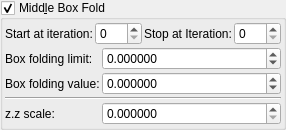
    <widget class="MyGroupBox" name="groupCheck_transf_function_enabledBx_false">
     <property name="title">
      <string>Midd&amp;le Box Fold</string>
     </property>
     <property name="checkable">
      <bool>true</bool>
     </property>
     <layout class="QVBoxLayout" name="verticalLayout_11" stretch="0,0">
      <property name="spacing">
       <number>2</number>
      </property>
      <property name="leftMargin">
       <number>2</number>
      </property>
      <property name="topMargin">
       <number>2</number>
      </property>
      <property name="rightMargin">
       <number>2</number>
      </property>
      <property name="bottomMargin">
       <number>2</number>
      </property>
      <item>
       <layout class="QGridLayout" name="gridLayout_3">
        <property name="spacing">
         <number>2</number>
        </property>
        <item row="0" column="1">
         <widget class="MySpinBox" name="spinboxInt_transf_start_iterations_A">
          <property name="sizePolicy">
           <sizepolicy hsizetype="Minimum" vsizetype="Maximum">
            <horstretch>0</horstretch>
            <verstretch>0</verstretch>
           </sizepolicy>
          </property>
          <property name="minimum">
           <number>0</number>
          </property>
          <property name="maximum">
           <number>999</number>
          </property>
          <property name="value">
           <number>0</number>
          </property>
         </widget>
        </item>
        <item row="0" column="0">
         <widget class="QLabel" name="label_56">
          <property name="text">
           <string>Start at iteration:</string>
          </property>
         </widget>
        </item>
        <item row="0" column="2">
         <widget class="QLabel" name="label_57">
          <property name="text">
           <string>Stop at Iteration:</string>
          </property>
         </widget>
        </item>
        <item row="0" column="3">
         <widget class="MySpinBox" name="spinboxInt_transf_stop_iterations_A">
          <property name="sizePolicy">
           <sizepolicy hsizetype="Minimum" vsizetype="Maximum">
            <horstretch>0</horstretch>
            <verstretch>0</verstretch>
           </sizepolicy>
          </property>
          <property name="maximum">
           <number>999</number>
          </property>
         </widget>
        </item>
       </layout>
      </item>
      <item>
       <layout class="QGridLayout" name="gridLayout_13" columnstretch="0,1">
        <property name="spacing">
         <number>2</number>
        </property>
        <item row="3" column="0">
         <widget class="QLabel" name="label_59">
          <property name="text">
           <string>z.z scale:</string>
          </property>
         </widget>
        </item>
        <item row="3" column="1">
         <widget class="MyDoubleSpinBox" name="spinbox_transf_scale_1">
          <property name="sizePolicy">
           <sizepolicy hsizetype="Minimum" vsizetype="Maximum">
            <horstretch>0</horstretch>
            <verstretch>0</verstretch>
           </sizepolicy>
          </property>
          <property name="prefix">
           <string/>
          </property>
          <property name="suffix">
           <string/>
          </property>
          <property name="decimals">
           <number>6</number>
          </property>
          <property name="minimum">
           <double>0.000000000000000</double>
          </property>
          <property name="maximum">
           <double>9.999000000000001</double>
          </property>
          <property name="singleStep">
           <double>0.100000000000000</double>
          </property>
         </widget>
        </item>
        <item row="2" column="0" colspan="2">
         <widget class="Line" name="line_22">
          <property name="orientation">
           <enum>Qt::Horizontal</enum>
          </property>
         </widget>
        </item>
        <item row="0" column="1">
         <widget class="MyDoubleSpinBox" name="spinbox_mandelbox_folding_limit">
          <property name="sizePolicy">
           <sizepolicy hsizetype="Minimum" vsizetype="Maximum">
            <horstretch>0</horstretch>
            <verstretch>0</verstretch>
           </sizepolicy>
          </property>
          <property name="prefix">
           <string/>
          </property>
          <property name="suffix">
           <string/>
          </property>
          <property name="decimals">
           <number>6</number>
          </property>
          <property name="minimum">
           <double>-99.998999999999995</double>
          </property>
          <property name="maximum">
           <double>99.998999999999995</double>
          </property>
          <property name="singleStep">
           <double>0.100000000000000</double>
          </property>
         </widget>
        </item>
        <item row="1" column="1">
         <widget class="MyDoubleSpinBox" name="spinbox_mandelbox_folding_value">
          <property name="sizePolicy">
           <sizepolicy hsizetype="Minimum" vsizetype="Maximum">
            <horstretch>0</horstretch>
            <verstretch>0</verstretch>
           </sizepolicy>
          </property>
          <property name="prefix">
           <string/>
          </property>
          <property name="suffix">
           <string/>
          </property>
          <property name="decimals">
           <number>6</number>
          </property>
          <property name="minimum">
           <double>-99.998999999999995</double>
          </property>
          <property name="maximum">
           <double>99.998999999999995</double>
          </property>
          <property name="singleStep">
           <double>0.100000000000000</double>
          </property>
         </widget>
        </item>
        <item row="0" column="0">
         <widget class="QLabel" name="label_60">
          <property name="text">
           <string>Box folding limit:</string>
          </property>
         </widget>
        </item>
        <item row="1" column="0">
         <widget class="QLabel" name="label_61">
          <property name="text">
           <string>Box folding value:</string>
          </property>
         </widget>
        </item>
       </layout>
      </item>
     </layout>
    </widget>
